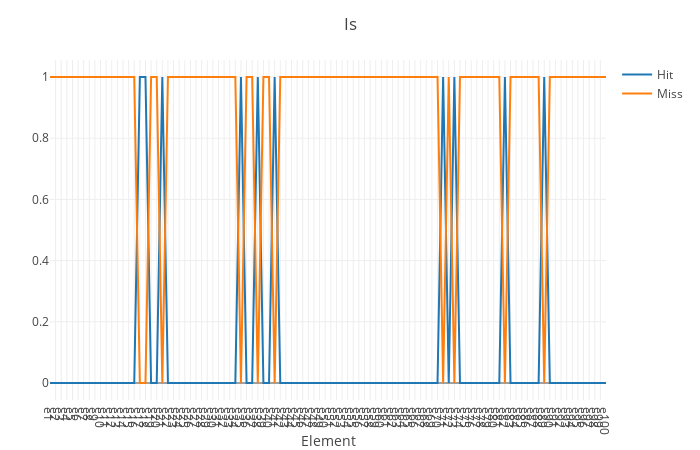

The notebook cell saved with this chart:
### Code cell
is_h_ = check_is(element_, set_element_)

is_m_ = 1.0 .- is_h_

plot_x_y((is_h_, is_m_); name_ = ("Hit", "Miss"), layout = merge(layout, Layout(title = "Is")))

### Figure 1 — Plotly figure (JSON) as saved in the notebook; plotly's stock layout.template omitted (floating-point values rounded to 4 significant figures)
{"data": [{"name": "Hit", "type": "scatter", "x": [1, 2, 3, 4, 5, 6, 7, 8, 9, 10, 11, 12, 13, 14, 15, 16, 17, 18, 19, 20, 21, 22, 23, 24, 25, 26, 27, 28, 29, 30, 31, 32, 33, 34, 35, 36, 37, 38, 39, 40, 41, 42, 43, 44, 45, 46, 47, 48, 49, 50, 51, 52, 53, 54, 55, 56, 57, 58, 59, 60, 61, 62, 63, 64, 65, 66, 67, 68, 69, 70, 71, 72, 73, 74, 75, 76, 77, 78, 79, 80, 81, 82, 83, 84, 85, 86, 87, 88, 89, 90, 91, 92, 93, 94, 95, 96, 97, 98, 99, 100], "y": [0, 0, 0, 0, 0, 0, 0, 0, 0, 0, 0, 0, 0, 0, 0, 0, 1, 1, 0, 0, 1, 0, 0, 0, 0, 0, 0, 0, 0, 0, 0, 0, 0, 0, 1, 0, 0, 1, 0, 0, 1, 0, 0, 0, 0, 0, 0, 0, 0, 0, 0, 0, 0, 0, 0, 0, 0, 0, 0, 0, 0, 0, 0, 0, 0, 0, 0, 0, 0, 0, 1, 0, 1, 0, 0, 0, 0, 0, 0, 0, 0, 1, 0, 0, 0, 0, 0, 0, 1, 0, 0, 0, 0, 0, 0, 0, 0, 0, 0, 0]}, {"name": "Miss", "type": "scatter", "x": [1, 2, 3, 4, 5, 6, 7, 8, 9, 10, 11, 12, 13, 14, 15, 16, 17, 18, 19, 20, 21, 22, 23, 24, 25, 26, 27, 28, 29, 30, 31, 32, 33, 34, 35, 36, 37, 38, 39, 40, 41, 42, 43, 44, 45, 46, 47, 48, 49, 50, 51, 52, 53, 54, 55, 56, 57, 58, 59, 60, 61, 62, 63, 64, 65, 66, 67, 68, 69, 70, 71, 72, 73, 74, 75, 76, 77, 78, 79, 80, 81, 82, 83, 84, 85, 86, 87, 88, 89, 90, 91, 92, 93, 94, 95, 96, 97, 98, 99, 100], "y": [1, 1, 1, 1, 1, 1, 1, 1, 1, 1, 1, 1, 1, 1, 1, 1, 0, 0, 1, 1, 0, 1, 1, 1, 1, 1, 1, 1, 1, 1, 1, 1, 1, 1, 0, 1, 1, 0, 1, 1, 0, 1, 1, 1, 1, 1, 1, 1, 1, 1, 1, 1, 1, 1, 1, 1, 1, 1, 1, 1, 1, 1, 1, 1, 1, 1, 1, 1, 1, 1, 0, 1, 0, 1, 1, 1, 1, 1, 1, 1, 1, 0, 1, 1, 1, 1, 1, 1, 0, 1, 1, 1, 1, 1, 1, 1, 1, 1, 1, 1]}], "layout": {"autosize": false, "height": 450, "margin": {"b": 50, "l": 50, "r": 50, "t": 60}, "templateaa": "plotly_white", "title": {"text": "Is"}, "width": 700, "xaxis": {"autorange": true, "range": [1, 100], "ticktext": ["e1", "e2", "e3", "e4", "e5", "e6", "e7", "e8", "e9", "e10", "e11", "e12", "e13", "e14", "e15", "e16", "e17", "e18", "e19", "e20", "e21", "e22", "e23", "e24", "e25", "e26", "e27", "e28", "e29", "e30", "e31", "e32", "e33", "e34", "e35", "e36", "e37", "e38", "e39", "e40", "e41", "e42", "e43", "e44", "e45", "e46", "e47", "e48", "e49", "e50", "e51", "e52", "e53", "e54", "e55", "e56", "e57", "e58", "e59", "e60", "e61", "e62", "e63", "e64", "e65", "e66", "e67", "e68", "e69", "e70", "e71", "e72", "e73", "e74", "e75", "e76", "e77", "e78", "e79", "e80", "e81", "e82", "e83", "e84", "e85", "e86", "e87", "e88", "e89", "e90", "e91", "e92", "e93", "e94", "e95", "e96", "e97", "e98", "e99", "e100"], "tickvals": [1, 2, 3, 4, 5, 6, 7, 8, 9, 10, 11, 12, 13, 14, 15, 16, 17, 18, 19, 20, 21, 22, 23, 24, 25, 26, 27, 28, 29, 30, 31, 32, 33, 34, 35, 36, 37, 38, 39, 40, 41, 42, 43, 44, 45, 46, 47, 48, 49, 50, 51, 52, 53, 54, 55, 56, 57, 58, 59, 60, 61, 62, 63, 64, 65, 66, 67, 68, 69, 70, 71, 72, 73, 74, 75, 76, 77, 78, 79, 80, 81, 82, 83, 84, 85, 86, 87, 88, 89, 90, 91, 92, 93, 94, 95, 96, 97, 98, 99, 100], "title": {"text": "Element"}, "type": "linear"}, "yaxis": {"autorange": true, "range": [-0.05556, 1.056], "type": "linear"}}}
